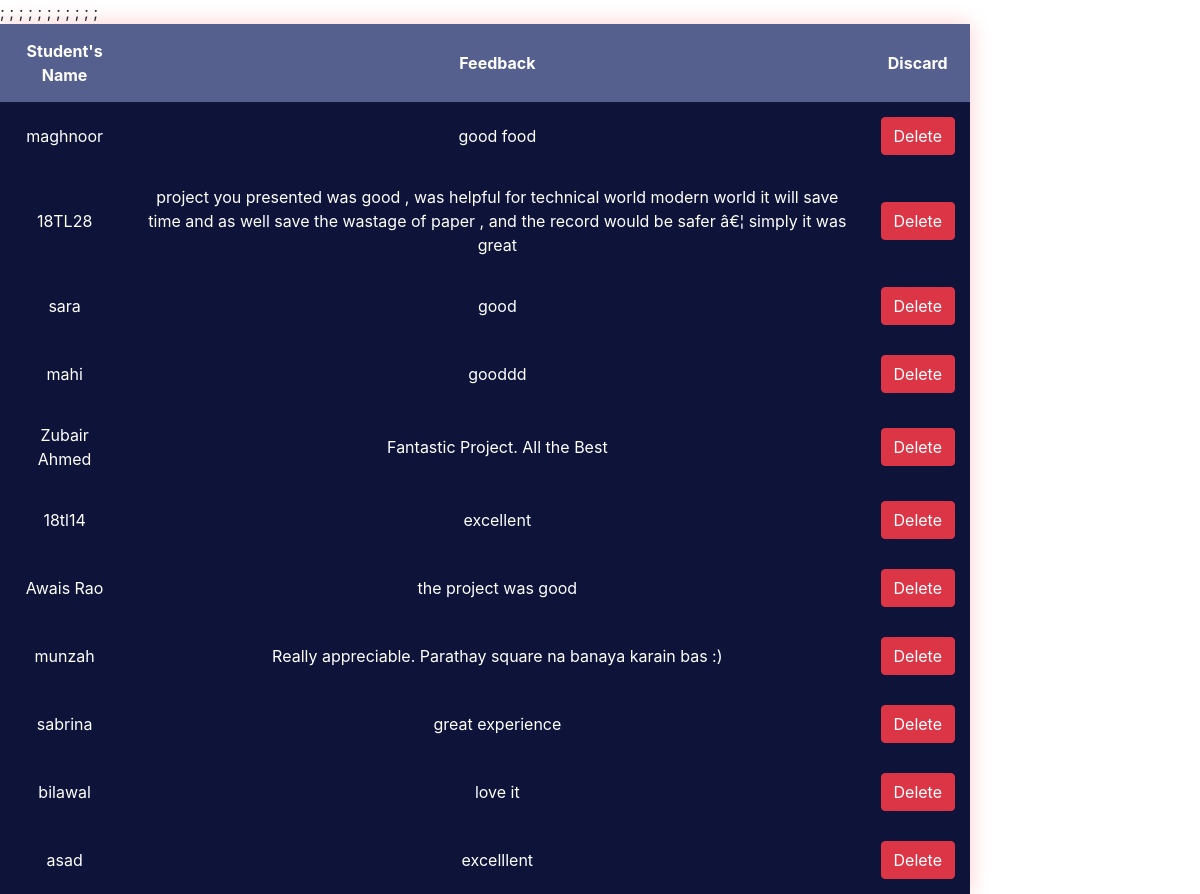
/feedbackcon.php, run on the app's committed database.
### tables this page shows
CREATE TABLE IF NOT EXISTS `feedback` (
  `ID` int(11) NOT NULL AUTO_INCREMENT,
  `FULL_NAME` varchar(20) NOT NULL,
  `COMMENTS` text NOT NULL,
  PRIMARY KEY (`ID`)
);

### feedbackcon.php (the view, shortened to what this page needs)
<!DOCTYPE html>
<html>
<head>
<link rel="stylesheet" href="https://stackpath.bootstrapcdn.com/bootstrap/4.3.1/css/bootstrap.min.css"/>
</head>
<body>
  <div class="wrap">
  <div class="tb">
    <table>
        <thead>
            <tr>
                <th>Student's Name</th>
                <th>Feedback</th>
                <th>Discard</th>
                          </tr>
        </thead>
    </div>
        <tbody>
            <?php
    include("dbconnection.php");
    $sql="select * from feedback";
    $result=mysqli_query($con,$sql);
    while($rows=mysqli_fetch_array($result)){
echo '<tr>
    <td>'.$rows["FULL_NAME"].'</td>
    <td>'.$rows["COMMENTS"].'</td>;
    <td><a href="delet3.php?delete='.$rows['ID'].'" class="btn btn-danger">Delete</a></td>
    </tr>';
}
     ?>
        </tbody>
</div>
</body>
</html>

### feedbackcon.php (style rules this page uses)
.wrap { max-width: 100%; max-height: 100%; }
table { width: 970px; border-collapse: collapse; overflow: hidden; box-shadow: 0 0 20px rgba(255, 0, 0, 0.2); }
th, td { padding: 15px; background-color: rgba(14, 19, 58, 1); color: #fff; text-align: center; }
th { text-align: center; }

### data on the page
feedback: FULL_NAME "maghnoor", COMMENTS "good food"
feedback: FULL_NAME "18TL28", COMMENTS "project you presented was good , was helpful for technical world modern world it will save time and as well save the wastage of paper , and the record would be safer â€¦ simply it was great"
feedback: FULL_NAME "sara", COMMENTS "good"
feedback: FULL_NAME "mahi", COMMENTS "gooddd"
feedback: FULL_NAME "Zubair Ahmed", COMMENTS "Fantastic Project. All the Best"
feedback: FULL_NAME "18tl14", COMMENTS "excellent"
feedback: FULL_NAME "Awais Rao", COMMENTS "the project was good"
feedback: FULL_NAME "munzah", COMMENTS "Really appreciable. Parathay square na banaya karain bas :)"
feedback: FULL_NAME "sabrina", COMMENTS "great experience"
feedback: FULL_NAME "bilawal", COMMENTS "love it"
feedback: FULL_NAME "asad", COMMENTS "excelllent"
